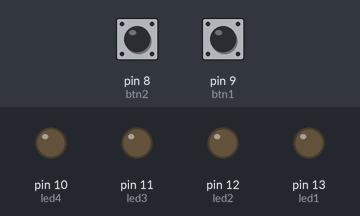
A sketch run on a simulated Arduino Uno, built with avr-gcc and run on an emulated ATmega328P. Shown: output pins drawn as LEDs (lit = HIGH). The inputs (shaded band) are chosen by the test bench; at power-on: pin 9 (btn1) LOW, pin 8 (btn2) LOW.

Above: at 1.2 s.
1.3 s: pin 9 (btn1) pulled HIGH for 0.15 s
At 3.1 s:
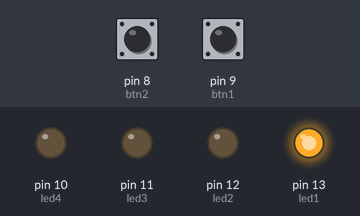
4.4 s: pin 8 (btn2) pulled HIGH for 1 s
At 7.1 s:
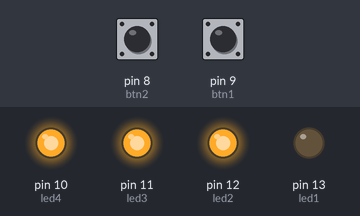
8.4 s: pin 9 (btn1) pulled HIGH for 1 s
At 12.1 s:
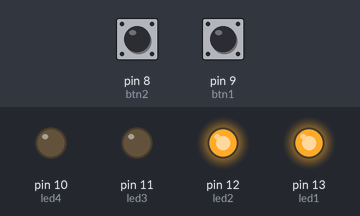
12.4 s: pin 8 (btn2) pulled HIGH for 3.2 s
At 15.7 s:
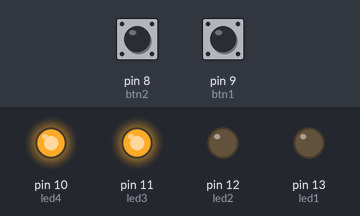
Timing chart, 0 to 18.8 s (numbered marks = the images above; inputs shaded):
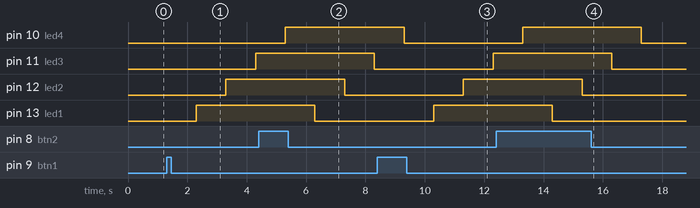

Measured:
- after the input at 1.3 s, pin 11 (led3): LOW → HIGH after 3.0 s; pin 12 (led2): LOW → HIGH after 2.0 s; pin 13 (led1): LOW → HIGH after 1.0 s
- after the input at 4.4 s, pin 11 (led3): HIGH → LOW after 3.9 s; pin 12 (led2): HIGH → LOW after 2.9 s; pin 13 (led1): HIGH → LOW after 1.9 s
- after the input at 8.4 s, pin 11 (led3): LOW → HIGH after 3.9 s; pin 12 (led2): LOW → HIGH after 2.9 s; pin 13 (led1): LOW → HIGH after 1.9 s
- after the input at 12.4 s, pin 11 (led3): HIGH → LOW after 3.9 s; pin 12 (led2): HIGH → LOW after 2.9 s; pin 13 (led1): HIGH → LOW after 1.9 s

The sketch:

4LED_2BTN.ino
```cpp
// 4 LED 2 BTN
// Salsabila APSDU_20518241012

int led1=13;
int led2=12;
int led3=11;
int led4=10;
int btn1=9;
int btn2=8;
int nilaibtn1; //btn aktif low = bernilai 0
int nilaibtn2;

void setup() {
  // put your setup code here, to run once:
pinMode(led1,OUTPUT);
pinMode(led2,OUTPUT);
pinMode(led3,OUTPUT);
pinMode(led4,OUTPUT);
pinMode(btn1,INPUT);
pinMode(btn2,INPUT);
}

void loop() {
  // put your main code here, to run repeatedly:
nilaibtn1=digitalRead(btn1);
nilaibtn2=digitalRead(btn2);

if (nilaibtn1==1) {       // menyalakan LED
  delay(1000);
  digitalWrite(led1,1);
  delay(1000);
  digitalWrite(led2,1);
  delay(1000);
  digitalWrite(led3,1);
  delay(1000);
  digitalWrite(led4,1);
  }
if (nilaibtn2==1) {       // mematikan LED
  delay(1000);
  digitalWrite(led1,0);
  delay(1000);
  digitalWrite(led2,0);
  delay(1000);
  digitalWrite(led3,0);
  delay(1000);
  digitalWrite(led4,0);

  }
}
```
